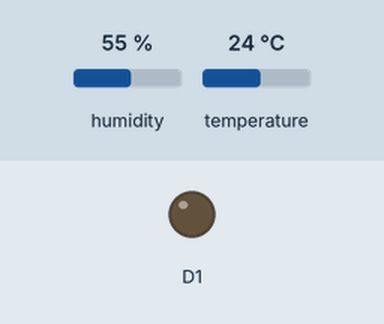
A sketch run on a simulated ESP8266 (NodeMCU). Parts: output pins drawn as LEDs (lit = HIGH). The inputs (shaded band) are chosen by the test bench; at power-on: humidity 55 %, temperature 24 °C. WiFi joins after 1.5 s; servers stay silent unless stated; uploads are accepted with an empty reply; what the sketch prints to the serial monitor is not drawn.

Above: at 3.7 s.
3.8 s: humidity set to 74 %
14.3 s: humidity set to 77 %
At 24.5 s:
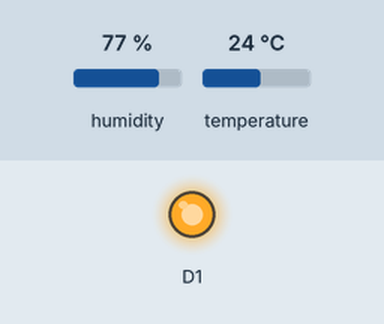
27.5 s: humidity set to 66 %
37.5 s: humidity set to 63 %
At 47.8 s:
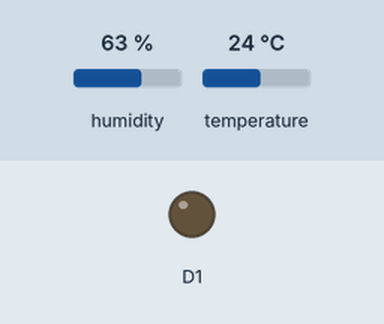
48.1 s: humidity set to 88 %
At 57.6 s:
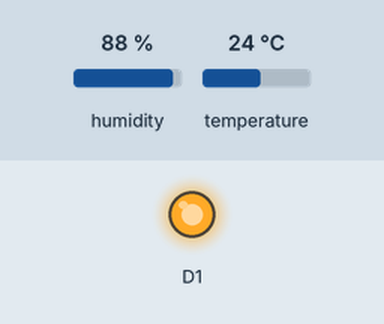
Timing chart, 0 to 61.3 s (numbered marks = the images above; inputs shaded):
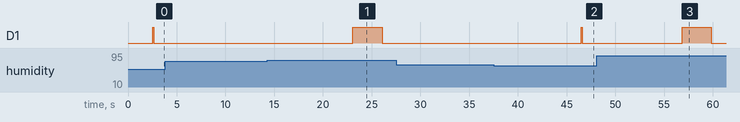

Measured:
- the behaviour switches between 75 and 76 % on humidity (found by bisection; images 0 and 1)
- the behaviour switches between 65 and 64 % on humidity (found by bisection; images 1 and 2)
- after the input at 3.8 s, every drawn part: stays the same
- after the input at 14.3 s, D1: LOW → HIGH after 8.8 s, → LOW 3.0 s later
- after the input at 27.5 s, every drawn part: stays the same
- after the input at 37.5 s, D1: LOW → HIGH after 9.0 s, → LOW 0.10 s later
- after the input at 48.1 s, D1: LOW → HIGH after 8.7 s, → LOW 3.0 s later

The sketch:

Arduino.ino
```cpp
//Configuracion del servidor y Wifi
#include <ESP8266WiFi.h>
#include <ESP8266HTTPClient.h>
#include <WiFiClient.h>
#include <string>
const char *ssid = "Diego"; //Nombre de la red
const char *password = "12345098"; //Contraseña de la red
const char *server = "https://amorcito.mx"; //Nombre del servidor
const int port = 3306; //Puerto del servidor
const int interval = 5000; //Intervalo de envio de datos
String phpDir = "/Data.php"; //Direccion del archivo php para enviar datos
String setupDir = "/Setup.php"; //Direccion del archivo php de configuracion
unsigned long milisegundosActuales = millis(); //Milisegundos actuales
bool status = false; //Establecemos status del humidificador
WiFiClient client; //Cliente
HTTPClient http; //Cliente http


//Configuracion del sensor
#include "DHT.h"
#define dht_pin D5 //Seleccionamos el pin
#define dht_type DHT11 //Seleccionamos el tipo de sensor
DHT dht(dht_pin, dht_type);


void setup() {
  Serial.begin(9600); //Iniciamos la comunicación serial

  //Conectamos a la red WiFi
  WiFi.begin(ssid, password);
  while(WiFi.status() != WL_CONNECTED){
    delay(500);
    Serial.print(".");
  }

  Serial.println("Conectando a la red WiFi");
  Serial.println(ssid);
  Serial.print("Direccion Ip:");
  Serial.println(WiFi.localIP());

  dht.begin(); //Iniciamos el sensor


  //Configuramos pin de salida
  pinMode(D1,OUTPUT);
  delay(1000);

}

void loop(){
  float hum = dht.readHumidity(); //Leemos la humedad
  float temp = dht.readTemperature(); //Leemos la temperatura

  unsigned long milisegundos = millis();

  if (milisegundos - milisegundosActuales > interval){
    milisegundosActuales = milisegundos;
    String path;

    path = "http://amorcito.mx/Data.php?temperatura=" + String(temp) +  "&humedad=" + String(hum); //Direccion a la que se mandan los datos
    Serial.print(path);
    enviarDatos(path);
 }


  if(hum < 65 && status == false){
    digitalWrite(D1, HIGH);
    delay(100);              //pulso
    digitalWrite(D1, LOW);
    status = true;
    Serial.print("prendido");
  }
  if(hum > 75 && status == true){
    digitalWrite(D1,HIGH);
    delay(3000);
    digitalWrite(D1, LOW);
    status = false;
    Serial.print("apagado");
  }
  delay(5000);

}


/**
 * @brief Envia la informacion al servidor
 *
 * @param informacion a enviar
 */

void enviarDatos(String path){

  http.begin(client, path);

  int httpResponseCode = http.GET();

      if (httpResponseCode>0) {
        Serial.print("HTTP Response code: ");
        Serial.println(httpResponseCode);
      }
      else {
        Serial.print("Error code: ");
        Serial.println(httpResponseCode);
      }

  unsigned long timeout = millis();

  // Wait for response
  while (client.available() == 0)
  {
    if (millis() - timeout > 5000)
    {
      Serial.println(">>> Client Timeout !");
      client.stop();
      return;
    }
  }


  }
```
